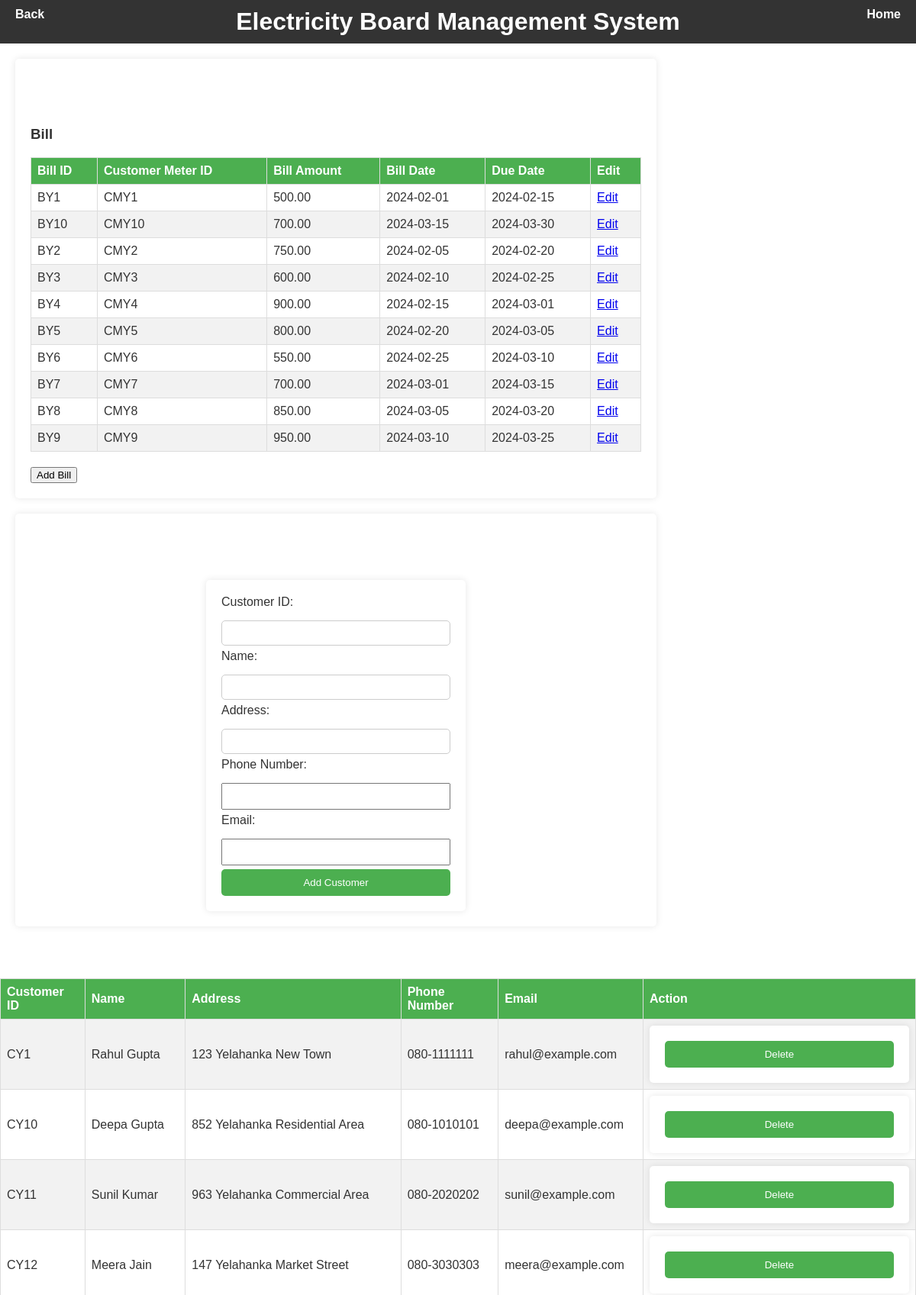
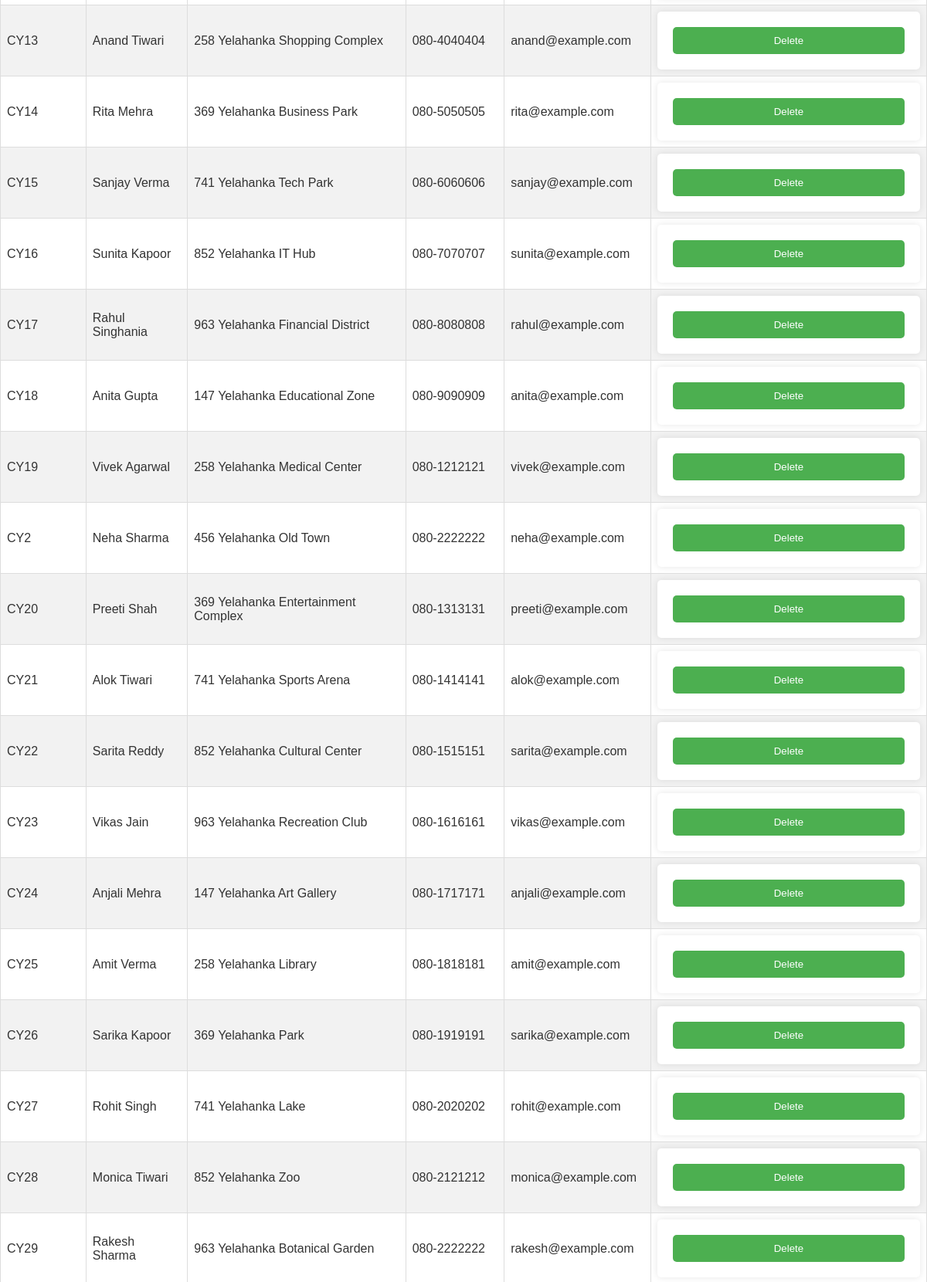
/adminland.php (upper part), run on the app's committed database (2 pictures, top to bottom).
### tables this page shows
CREATE TABLE Bill (
    bill_id VARCHAR(10) PRIMARY KEY,
    customer_meter_id VARCHAR(10),
    bill_amount DECIMAL(10,2),
    bill_date DATE,
    due_date DATE,
    FOREIGN KEY (customer_meter_id) REFERENCES CustomerMeter(customer_meter_id)
);

CREATE TABLE Customer (
    customer_id VARCHAR(10) PRIMARY KEY,
    name VARCHAR(100),
    address VARCHAR(255),
    phone_number VARCHAR(15),
    email VARCHAR(100)
);

### adminland.php (the view, shortened to what this page needs)
<!DOCTYPE html>
<html lang="en">
<head>
  <link rel="stylesheet" href="adminland.css">
</head>
<body>
  <?php include 'headerland.php'; ?>
  <div class="container">
    <h2>Admin Dashboard</h2>
    <div class="section">
      <h3>Bill</h3>
      <table>
        <thead>
          <tr>
            <th>Bill ID</th>
            <th>Customer Meter ID</th>
            <th>Bill Amount</th>
            <th>Bill Date</th>
            <th>Due Date</th>
            <th>Edit</th>
          </tr>
        </thead>
        <tbody>
          <?php
            include 'connection.php';
            $sql = "SELECT * FROM Bill";
            $result = $conn->query($sql);
            while($row = $result->fetch_assoc()) {
              echo "<tr>";
              echo "<td>" . $row["bill_id"] . "</td>";
              echo "<td>" . $row["customer_meter_id"] . "</td>";
              echo "<td>" . $row["bill_amount"] . "</td>";
              echo "<td>" . $row["bill_date"] . "</td>";
              echo "<td>" . $row["due_date"] . "</td>";
              echo "<td><a href='editbill.php?id=" . $row["bill_id"] . "'>Edit</a></td>";
              echo "</tr>";
            }
          ?>
        </tbody>
      </table>
      <button class="button" onclick="window.location.href='addbill.php'">Add Bill</button>
    </div>
  </div>
</body>
</html>
<!DOCTYPE html>
<html lang="en">
<head>
</head>
<body>
<div class="container">
    <h2>Add Customer</h2>
    <div class="form-container">
        <form action="<?php echo htmlspecialchars($_SERVER["PHP_SELF"]); ?>" method="post">
            <label for="customer_id">Customer ID:</label>
            <input type="text" id="customer_id" name="customer_id" required><br>
            <label for="name">Name:</label>
            <input type="text" id="name" name="name" required><br>
            <label for="address">Address:</label>
            <input type="text" id="address" name="address" required><br>
            <label for="phone_number">Phone Number:</label>
            <input type="tel" id="phone_number" name="phone_number" required><br>
            <label for="email">Email:</label>
            <input type="email" id="email" name="email" required><br>
            <input type="submit" value="Add Customer">
        </form>
    </div>
</div>
<?php
include 'connection.php';
$sql_select_customers = "SELECT * FROM Customer";
$result = $conn->query($sql_select_customers);
if ($result->num_rows > 0) {
    echo "<h2>Existing Customers</h2>";
    echo "<table>";
    echo "<tr><th>Customer ID</th><th>Name</th><th>Address</th><th>Phone Number</th><th>Email</th><th>Action</th></tr>";
    while($row = $result->fetch_assoc()) {
        echo "<tr>";
        echo "<td>".$row["customer_id"]."</td>";
        echo "<td>".$row["name"]."</td>";
        echo "<td>".$row["address"]."</td>";
        echo "<td>".$row["phone_number"]."</td>";
        echo "<td>".$row["email"]."</td>";
        echo "<td><form action='".htmlspecialchars($_SERVER["PHP_SELF"])."' method='post'><input type='hidden' name='customer_id_to_delete' value='".$row["customer_id"]."'><input type='submit' name='delete_customer' value='Delete'></form></td>";
        echo "</tr>";
    }
    echo "</table>";
} else {
    echo "<p>No customers found.</p>";
}
?>
</body>
</html>
<!DOCTYPE html>
<html lang="en">
<head>
<link rel="stylesheet" href="admin.css">
</head>
<body>
</body>
</html>

### adminland.css (style rules this page uses)
body { font-family: Arial, sans-serif; background-image: url('purple\ tower.jpg'); background-size: cover; background-repeat: no-repeat; color: #333; }
.container { max-width: 800px; margin: 0 auto; padding: 20px; background-color: #fff; border-radius: 5px; box-shadow: 0 0 10px rgba(0, 0, 0, 0.1); }
h2 { color: #333; }
table { width: 100%; border-collapse: collapse; margin-bottom: 20px; }
table th, table td { padding: 8px; text-align: left; border-bottom: 1px solid #ddd; }
table th { background-color: #4CAF50; color: #fff; }
table tbody tr:nth-child(even) { background-color: #f2f2f2; }

### admin.css (style rules this page uses)
body { font-family: Arial, sans-serif; background-image: url('purple\ tower.jpg'); background-size: cover; background-repeat: no-repeat; margin: 0; padding: 0; }
h2 { color: #333; }
form { width: 300px; margin: 0 auto; background-color: #fff; padding: 20px; border-radius: 5px; box-shadow: 0 0 10px rgba(0, 0, 0, 0.1); }
label { display: block; margin-bottom: 10px; color: #333; }
input[type="text"], input[type="password"] { width: 100%; padding: 10px; margin-bottom: 20px; border: 1px solid #ccc; border-radius: 5px; }
input[type="submit"] { width: 100%; padding: 10px; border: none; border-radius: 5px; background-color: #4CAF50; color: white; cursor: pointer; }
h2 { color: white; }

### headerland.php (style rules this page uses)
body { font-family: Arial, sans-serif; margin: 0; padding: 0; }

### adminland.php (style rules this page uses)
body { font-family: Arial, sans-serif; }
.container { margin: 20px; }
.form-container { margin-top: 20px; }
.form-container input[type="text"], .form-container input[type="email"], .form-container input[type="tel"] { width: 100%; padding: 8px; margin: 5px 0; box-sizing: border-box; }
.form-container input[type="submit"] { background-color: #4CAF50; color: white; padding: 10px 20px; border: none; border-radius: 5px; cursor: pointer; }
table { width: 100%; border-collapse: collapse; }
th, td { border: 1px solid #ddd; padding: 8px; text-align: left; }
th { background-color: #f2f2f2; }

### data on the page
bill: bill_id "BY1", customer_meter "CMY1", bill_amount "500.00", bill_date "2024-02-01", due_date "2024-02-15"
bill: bill_id "BY10", customer_meter "CMY10", bill_amount "700.00", bill_date "2024-03-15", due_date "2024-03-30"
bill: bill_id "BY2", customer_meter "CMY2", bill_amount "750.00", bill_date "2024-02-05", due_date "2024-02-20"
bill: bill_id "BY3", customer_meter "CMY3", bill_amount "600.00", bill_date "2024-02-10", due_date "2024-02-25"
bill: bill_id "BY4", customer_meter "CMY4", bill_amount "900.00", bill_date "2024-02-15", due_date "2024-03-01"
bill: bill_id "BY5", customer_meter "CMY5", bill_amount "800.00", bill_date "2024-02-20", due_date "2024-03-05"
bill: bill_id "BY6", customer_meter "CMY6", bill_amount "550.00", bill_date "2024-02-25", due_date "2024-03-10"
bill: bill_id "BY7", customer_meter "CMY7", bill_amount "700.00", bill_date "2024-03-01", due_date "2024-03-15"
bill: bill_id "BY8", customer_meter "CMY8", bill_amount "850.00", bill_date "2024-03-05", due_date "2024-03-20"
bill: bill_id "BY9", customer_meter "CMY9", bill_amount "950.00", bill_date "2024-03-10", due_date "2024-03-25"
customer: customer_id "CY1", name "Rahul Gupta", address "123 Yelahanka New Town", phone_number "080-1111111", email "rahul@example.com"
customer: customer_id "CY10", name "Deepa Gupta", address "852 Yelahanka Residential Area", phone_number "080-1010101", email "deepa@example.com"
customer: customer_id "CY11", name "Sunil Kumar", address "963 Yelahanka Commercial Area", phone_number "080-2020202", email "sunil@example.com"
customer: customer_id "CY12", name "Meera Jain", address "147 Yelahanka Market Street", phone_number "080-3030303", email "meera@example.com"
customer: customer_id "CY13", name "Anand Tiwari", address "258 Yelahanka Shopping Complex", phone_number "080-4040404", email "anand@example.com"
customer: customer_id "CY14", name "Rita Mehra", address "369 Yelahanka Business Park", phone_number "080-5050505", email "rita@example.com"
customer: customer_id "CY15", name "Sanjay Verma", address "741 Yelahanka Tech Park", phone_number "080-6060606", email "sanjay@example.com"
customer: customer_id "CY16", name "Sunita Kapoor", address "852 Yelahanka IT Hub", phone_number "080-7070707", email "sunita@example.com"
customer: customer_id "CY17", name "Rahul Singhania", address "963 Yelahanka Financial District", phone_number "080-8080808", email "rahul@example.com"
customer: customer_id "CY18", name "Anita Gupta", address "147 Yelahanka Educational Zone", phone_number "080-9090909", email "anita@example.com"
customer: customer_id "CY19", name "Vivek Agarwal", address "258 Yelahanka Medical Center", phone_number "080-1212121", email "vivek@example.com"
customer: customer_id "CY2", name "Neha Sharma", address "456 Yelahanka Old Town", phone_number "080-2222222", email "neha@example.com"
customer: customer_id "CY20", name "Preeti Shah", address "369 Yelahanka Entertainment Complex", phone_number "080-1313131", email "preeti@example.com"
customer: customer_id "CY21", name "Alok Tiwari", address "741 Yelahanka Sports Arena", phone_number "080-1414141", email "alok@example.com"
customer: customer_id "CY22", name "Sarita Reddy", address "852 Yelahanka Cultural Center", phone_number "080-1515151", email "sarita@example.com"
customer: customer_id "CY23", name "Vikas Jain", address "963 Yelahanka Recreation Club", phone_number "080-1616161", email "vikas@example.com"
customer: customer_id "CY24", name "Anjali Mehra", address "147 Yelahanka Art Gallery", phone_number "080-1717171", email "anjali@example.com"
customer: customer_id "CY25", name "Amit Verma", address "258 Yelahanka Library", phone_number "080-1818181", email "amit@example.com"
customer: customer_id "CY26", name "Sarika Kapoor", address "369 Yelahanka Park", phone_number "080-1919191", email "sarika@example.com"
customer: customer_id "CY27", name "Rohit Singh", address "741 Yelahanka Lake", phone_number "080-2020202", email "rohit@example.com"
customer: customer_id "CY28", name "Monica Tiwari", address "852 Yelahanka Zoo", phone_number "080-2121212", email "monica@example.com"
customer: customer_id "CY29", name "Rakesh Sharma", address "963 Yelahanka Botanical Garden", phone_number "080-2222222", email "rakesh@example.com"
